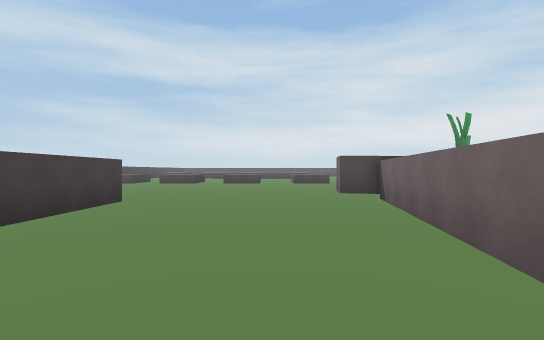
[1] (above)

24 first-person views from a walk through a Unity game level. The camera is 1.5 m above the floor, looks level and sees 85° across. The floor is counted in squares, 2 m on a side. Each view is taken from the middle of a square. On the plan, view 1 faces up. The plan holds only what a view shows up to about 10 squares ahead; the rest is blank. The place goes on beyond the plan. The player is left out.

[2]
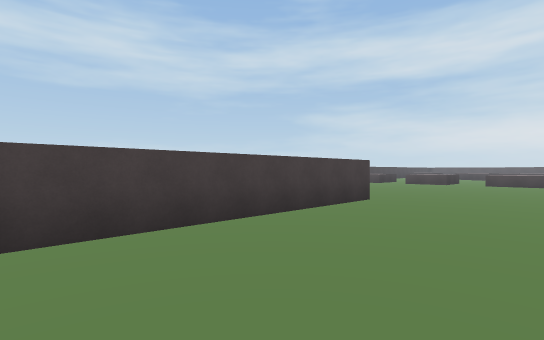

[3]
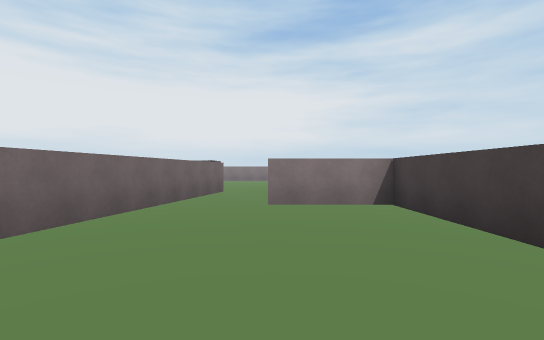

[4]
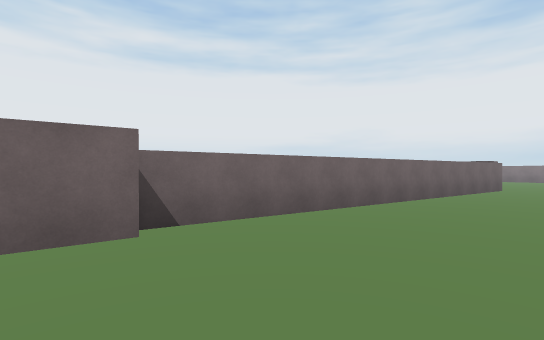

[5]
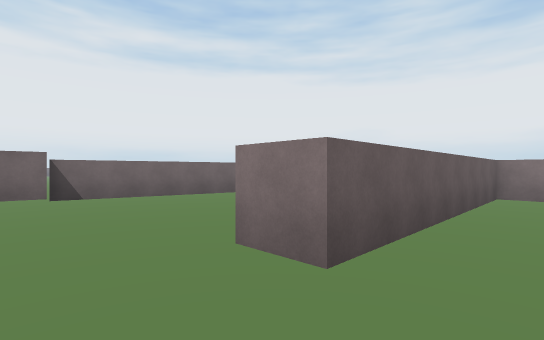

[6]
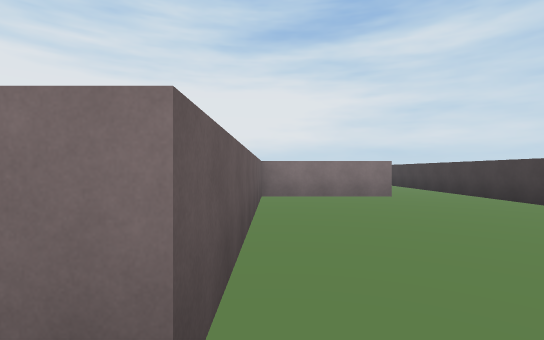

[7]
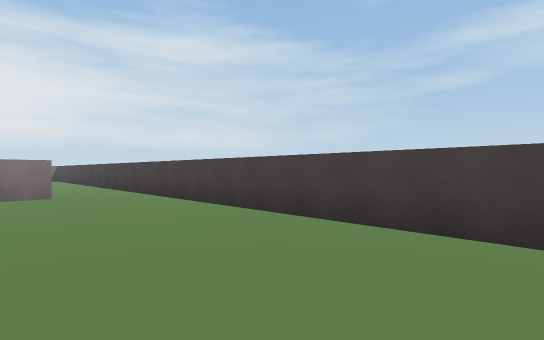

[8]
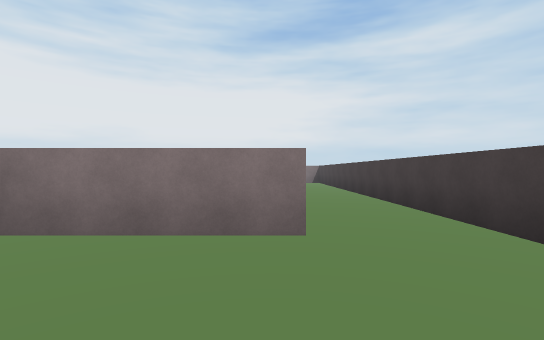

[9]
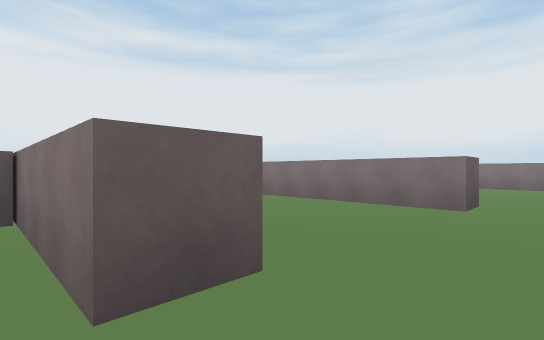

[10]
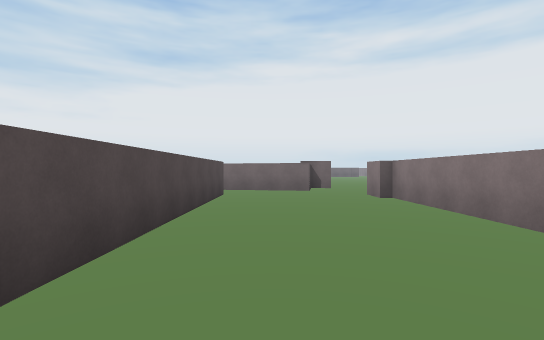

[11]
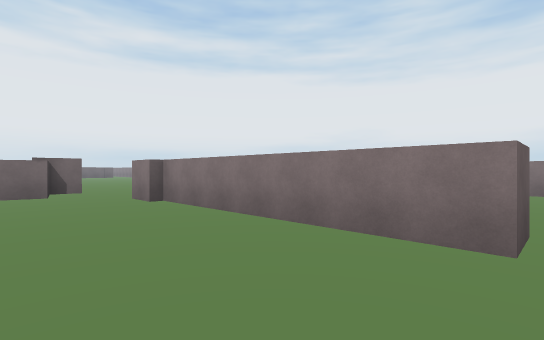

[12]
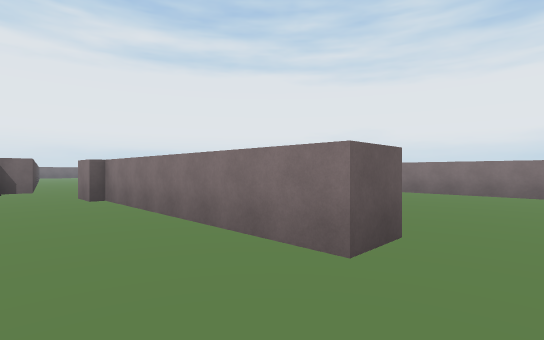

[13]
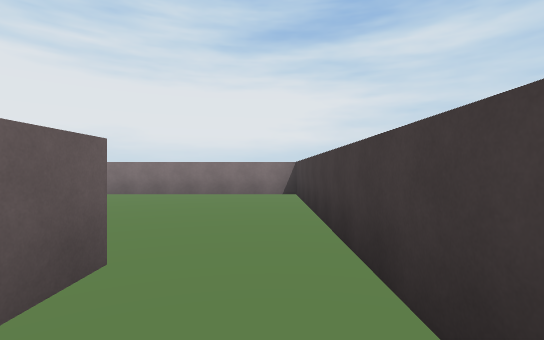

[14]
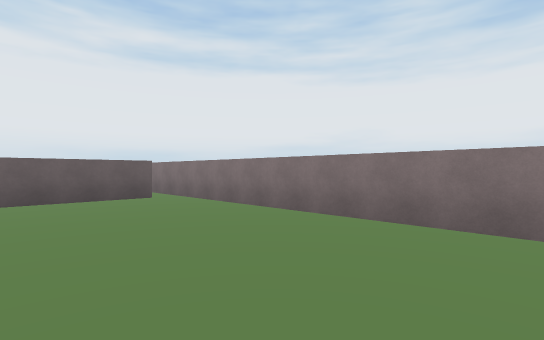

[15]
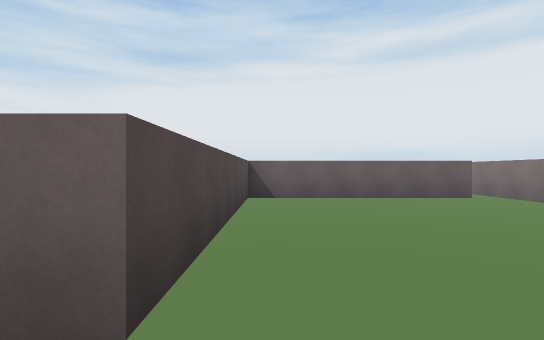

[16]
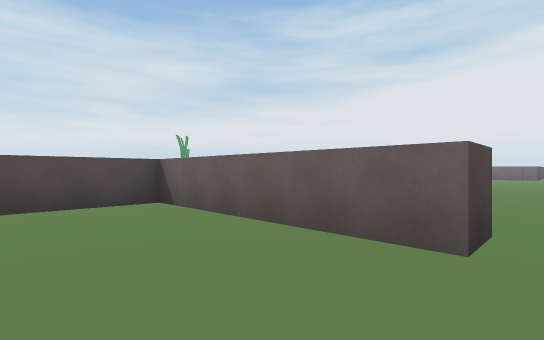

[17]
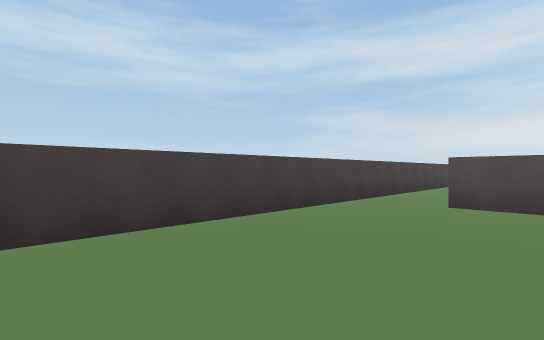

[18]
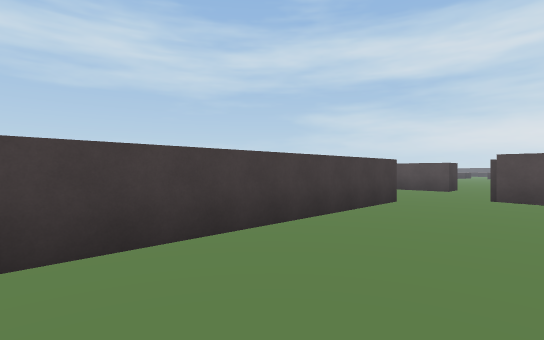

[19]
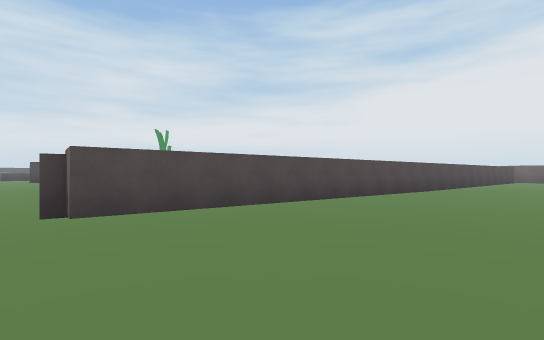

[20]
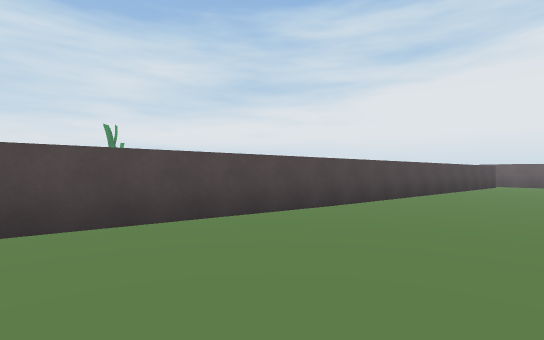

[21]
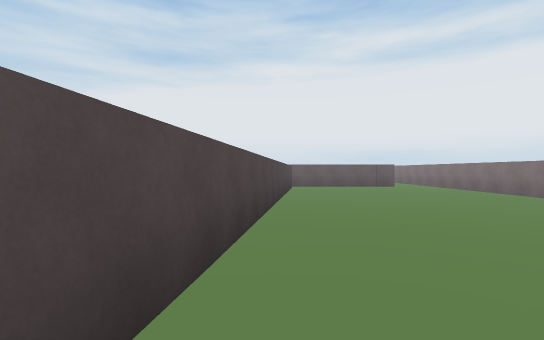

[22]
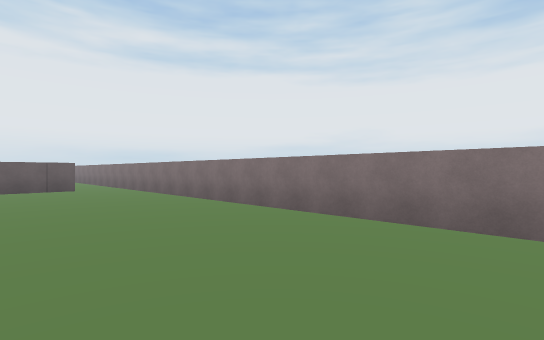

[23]
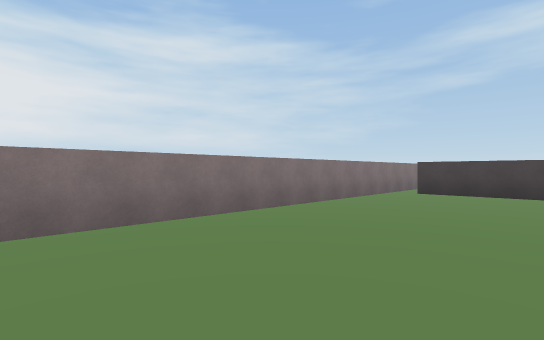

[24]
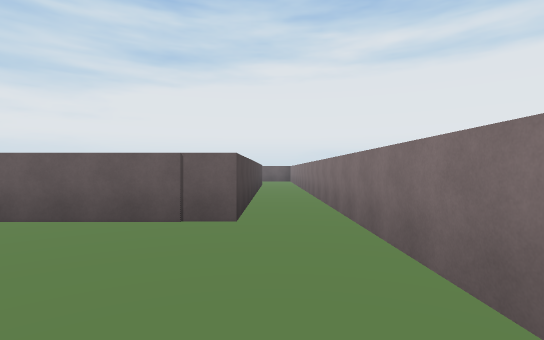

### Floor plan
Points are (right, up) in squares from view 1. A wall is a line through its corners. A room is listed if a view was taken in it or the views show most of it. See-through windows are left out.
Room 1 (views 1, 2, 3, 4)
walls: (-3.6, 7.1) (-3.6, -0.4) (-0.9, -0.4); (1.2, -1.6) (2.8, 7.8) (1.8, 7.9) (2, 9)
ways out: opening at (-4, 8.5) to room 2; opening at (0, -1) to room 3
Room 2 (views 5, 6, 7, 8, 9)
walls: (-10.7, 8.9) (-10.7, -0.5); (-8.4, -0.4) (-4.7, -0.4) (-4.7, 7.1) (-3.6, 7.1)
ways out: opening at (-4, 8.5) to room 1; opening at (-9.5, -1) to room 3
Room 3 (views 10, 11, 12, 13)
walls: (-2, -5.9) (-0.9, -5.9); (-8.7, -6.2) (-2, -6.2); (-0.9, -1.5) (-8.4, -1.5) (-8.4, -0.4); (0.7, -4.3) (1.2, -1.6); (-10.7, -0.5) (-10.7, -6.5)
ways out: opening at (0, -1) to room 1; opening at (-9.5, -1) to room 2; opening at (-9.5, -7) to room 4; opening at (0, -5) to room 5
Room 4 (views 14, 15, 16, 17)
walls: (-0.9, -13.4) (-2, -13.4) (-2, -7.4) (-8.7, -7.4) (-8.7, -6.2); (-10.7, -6.5) (-10.7, -14.2) (-0.5, -14.2)
ways out: opening at (-9.5, -7) to room 3; opening at (-1.5, -14) to room 5
Room 5 (views 18, 19, 20, 21, 22, 23, 24)
walls: (19.1, -7.5) (0.9, -5.2) (1, -4.4) (0.7, -4.3); (-0.5, -14.2) (27.9, -14.2); (-0.9, -5.9) (-0.9, -13.4); (27.5, -12.5) (22.3, -12.5) (22.3, -9)
ways out: opening at (0, -5) to room 3; opening at (-1.5, -14) to room 4

Positions as (right, up) in squares from view 1, and headings:
1: (0, 0), facing up
2: (0, 0), facing up-left
3: (-1, 6), facing down
4: (-1, 9), facing down-right
5: (-6, 9), facing down-right
6: (-5, 8), facing down
7: (-7, 9), facing down-left
8: (-8, 3), facing down
9: (-10, 0), facing down-right
10: (-10, -3), facing right
11: (-9, -3), facing down-right
12: (-10, -4), facing down-right
13: (-10, -5), facing down
14: (-10, -10), facing down-right
15: (-10, -8), facing right
16: (-5, -14), facing up-right
17: (-7, -14), facing up-left
18: (2, -13), facing up-left
19: (0, -10), facing up-right
20: (6, -10), facing up-right
21: (9, -7), facing right
22: (10, -10), facing down-right
23: (9, -10), facing down-left
24: (18, -13), facing right
